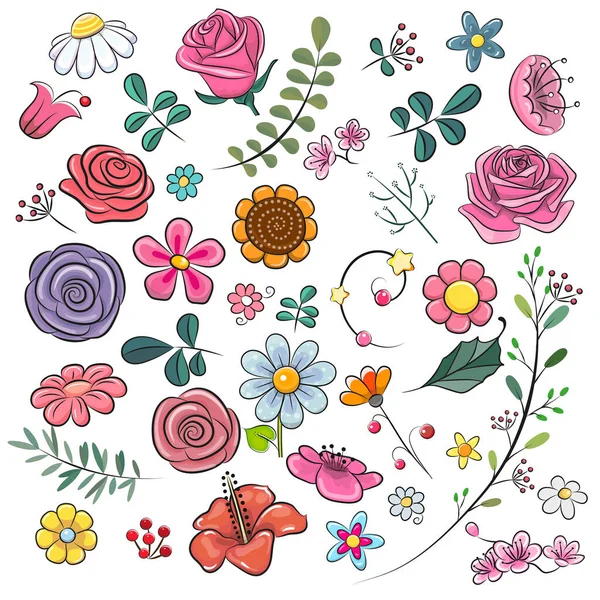
#> input picture 2 Parcial/pantalla verde/flor.jpg, 600 x 600 px, given in place of flor.png, which was not available
$ python 'import cv2.py'
#> lines starting #> are read from the running program, lines starting #| are printed output that depends on the picture; after the words box and inside, x2 and y2 are one past the last pixel; in counts of white or black regions, pixels touching at a corner belong together; pictures that were not available may be replaced by others from this repository, and a replacement may not be noted
import cv2
import numpy as np

def erode_manual(image, kernel):
    img_height, img_width = image.shape
    k_height, k_width = kernel.shape
    k_h_margin = k_height // 2
    k_w_margin = k_width // 2
    output_image = np.zeros_like(image)

    for y in range(k_h_margin, img_height - k_h_margin):
        for x in range(k_w_margin, img_width - k_w_margin):
            submatrix = image[y - k_h_margin:y + k_h_margin + 1, x - k_w_margin:x + k_w_margin + 1]
            if np.all(submatrix == 255):
                output_image[y, x] = 255

    return output_image

def dilate_manual(image, kernel):
    img_height, img_width = image.shape
    k_height, k_width = kernel.shape
    k_h_margin = k_height // 2
    k_w_margin = k_width // 2
    output_image = np.zeros_like(image)

    for y in range(k_h_margin, img_height - k_h_margin):
        for x in range(k_w_margin, img_width - k_w_margin):
            submatrix = image[y - k_h_margin:y + k_h_margin + 1, x - k_w_margin:x + k_w_margin + 1]
            if np.any(submatrix == 255):
                output_image[y, x] = 255

    return output_image

def gradient_manual(dilated, eroded):
    return cv2.absdiff(dilated, eroded)

if __name__ == '__main__':
    img_binaria = cv2.imread('flor.png', cv2.IMREAD_GRAYSCALE)
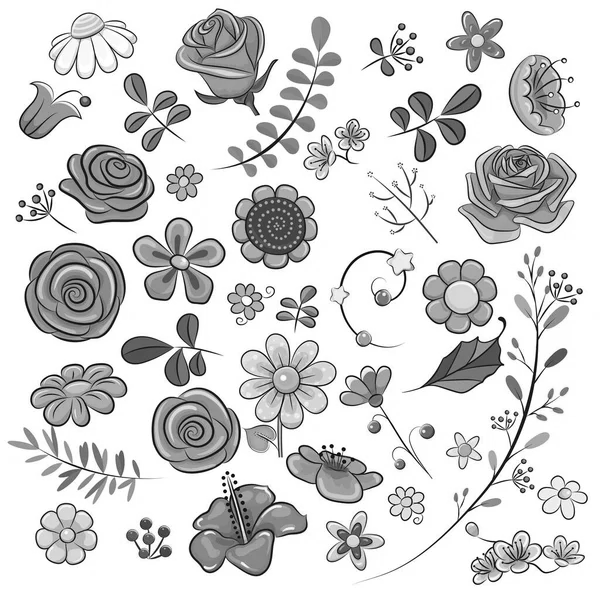
#> img_binaria: shape (600, 600); min 0, max 255, mean 212.5

    if img_binaria is None:
        print("Error al cargar la imagen.")
        exit()

    _, img_binaria = cv2.threshold(img_binaria, 127, 255, cv2.THRESH_BINARY)
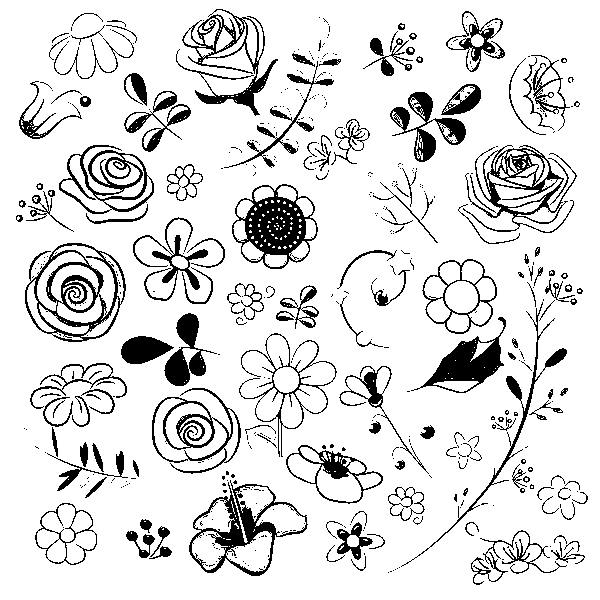
#> img_binaria: shape (600, 600); 86.9% white; 504 black regions (350 under 20 px), largest, box (x1, y1, x2, y2) and area: (232, 184, 318, 269) 3181, (25, 243, 126, 342) 2792, (189, 480, 308, 576) 2495

    cv2.imshow('Imagen Binaria Original', img_binaria)

    kernel = np.ones((7, 7), np.uint8)

    img_erosionada = erode_manual(img_binaria, kernel)
#> after the loop in erode_manual, `for y in range(k_h_margin, img_height - k_h_margin):`:
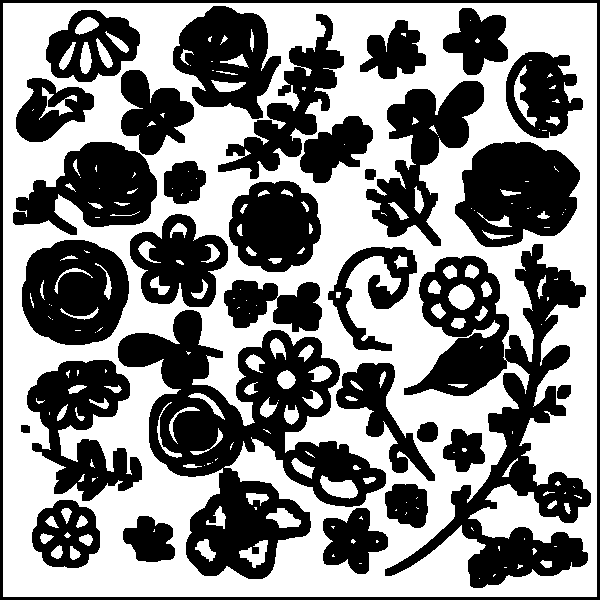
#> output_image: shape (600, 600); 52.2% white; 32 black regions, largest, box (x1, y1, x2, y2) and area: (118, 310, 386, 579) 27987, (385, 244, 591, 588) 24909, (455, 142, 580, 247) 9499
    img_dilatada = dilate_manual(img_binaria, kernel)
#> after the loop in dilate_manual, `for y in range(k_h_margin, img_height - k_h_margin):`:
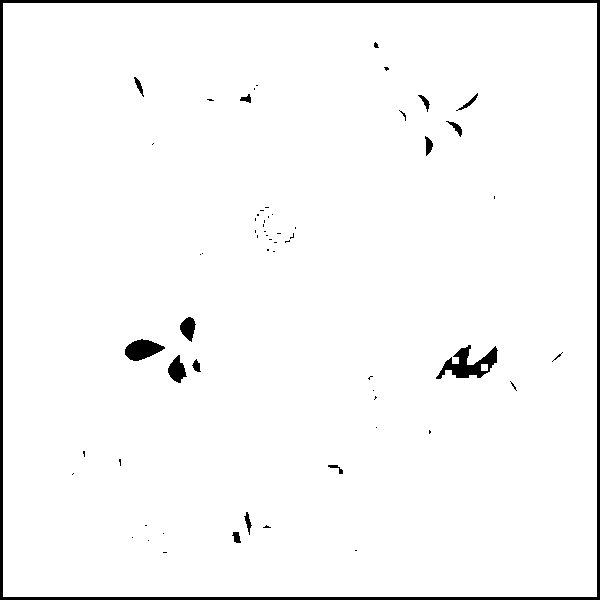
#> output_image: shape (600, 600); 97.2% white; 62 black regions (46 under 20 px), largest, box (x1, y1, x2, y2) and area: (0, 0, 600, 600) 7164, (436, 345, 498, 379) 920, (125, 339, 165, 361) 563
    img_gradiente = gradient_manual(img_dilatada, img_erosionada)
#> in gradient_manual, `return cv2.absdiff(dilated, eroded)`:
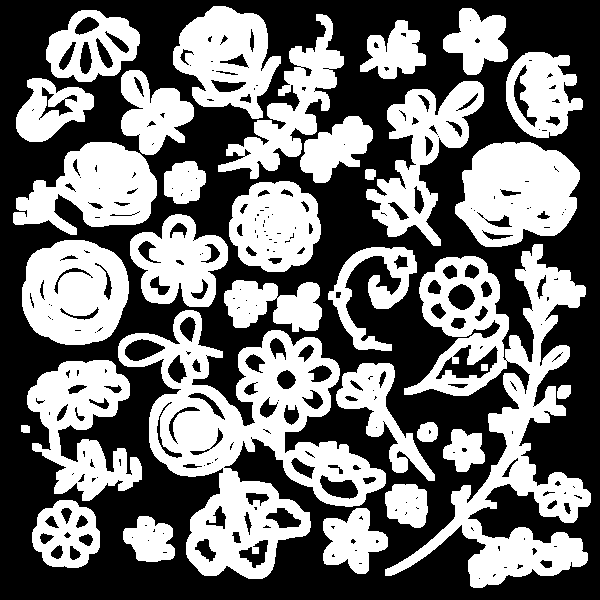
#> returned value: shape (600, 600); 45% white; 32 white regions, largest, box (x1, y1, x2, y2) and area: (118, 310, 386, 579) 26586, (385, 244, 591, 588) 23906, (455, 142, 580, 247) 9496

    cv2.imshow('Imagen Erosionada', img_erosionada)
    cv2.imshow('Imagen Dilatada', img_dilatada)
    cv2.imshow('Imagen Gradiente', img_gradiente)

    cv2.waitKey(0)
    cv2.destroyAllWindows()
